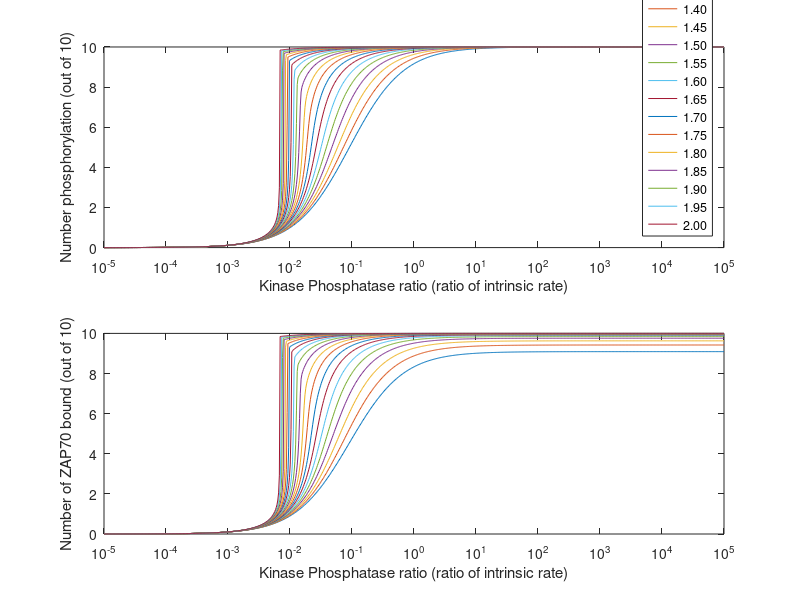
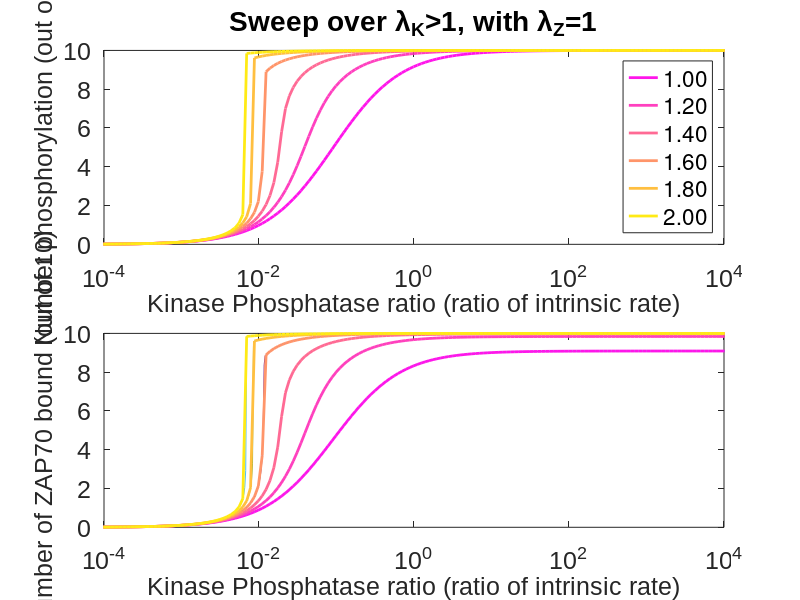

Reproduce these figures in MATLAB, in order.
% Integrative model for nonlinear effects in TCR signaling
% Clemens Dushek Allard 2020

lambdaKArray = 1:0.05:2.0;%1.5;
lambdaZArray = 1.0:-0.1:0.5;

paramArray      = lambdaKArray;
%paramOuterArray = lambdaZArray; % NOT USED

kF0Array = logspace(-5,5,800); % need about 800 for lambdaK big

% storage arrays
PSSArray          = zeros(numel(kF0Array),numel(paramArray));
ZSSArray          = zeros(numel(kF0Array),numel(paramArray));
% nH_Z_Array        = zeros(numel(paramArray),numel(paramOuterArray));
% nH_P_Array        = zeros(numel(paramArray),numel(paramOuterArray));
% nH_thresh_Z_Array = zeros(numel(paramArray),numel(paramOuterArray));
% nH_thresh_P_Array = zeros(numel(paramArray),numel(paramOuterArray));

%figure(4);clf(4);
%figure(5);clf(5);
%figure(21);clf(21);

iParamOuter=1;

if(0) % option whether or not to perform simulation
    
    
    for iParam=1:numel(paramArray) % loop through parameter
        
        for iDose=1:numel(kF0Array) % loop through KP doses
            
            % biophysical parameters
            kK0 = 1; %s-1
            kF0 = kF0Array(iDose); %s-1
            kon0 = 0.1; %s-1
            koff = 0.01; %s-1
            
            N = 10; % number of sites
            
            lambdaK = lambdaKArray(iParam);%1;
            lambdaZ = lambdaZArray(iParamOuter);%1;
            
            % system
            
            dnPdt =@(nP,nZ) kK0*lambdaK.^nP.*lambdaZ.^nZ.*(N-nP) - kF0*lambdaK.^nP.*lambdaZ.^nZ.*(nP-nZ);
            dnZdt =@(nP,nZ) kon0*lambdaK.^nP.*lambdaZ.^nZ.*(nP-nZ) - koff*nZ;
            
            % CONSTANT DEPHOSPHORYLATION RATE
            %dnPdt =@(nP,nZ) kK0*lambdaK.^nP.*lambdaZ.^nZ.*(N-nP) - kF0*(nP-nZ);
            
            [T,X] = ode23s( @(t,x)[dnPdt(x(1),x(2));dnZdt(x(1),x(2))], [0,1e3], [0,0]);
            
            if(0)
                figure(1); %clf;
                hold on;
                plot(T,X(:,1),'-', 'color', [0.5 0 1]); % purple for phosphorylated
                plot(T,X(:,2),'-r'); % red for ZAP
                
                display(iDose);
            end
            
            PSSArray(iDose,iParam) = X(end,1);
            ZSSArray(iDose,iParam) = X(end,2);
            
        end % finished loop through KP doses
        
        % Compute Hill
        KPRatioArray = kK0./kF0Array;
        
        if(any(diff(PSSArray(:,iParam))>0.001))
            nH_P_Array(iParam,iParamOuter) = -1; % set to -1 if it's nonmonotonic increasing.
        else
            
            % quick and dirty nHill using finite differences
            [nHill_finiteDifference, indexMax] = max(diff(log(PSSArray(:,iParam)./(N-PSSArray(:,iParam))))./...
                diff(log(KPRatioArray')));
            
            % if it's not 1, then fit cubic to derivative
            if nHill_finiteDifference > 1.001
                domainStart = max(1,indexMax-5);
                if indexMax == 1
                    domainEnd = 6;
                else
                    domainEnd = indexMax+5;
                end
                
                y = log(PSSArray(:,iParam)./(N-PSSArray(:,iParam)));
                x = log(KPRatioArray');
                diffx = diff(x(domainStart:domainEnd));
                diffy = diff(y(domainStart:domainEnd));
                slope = diffy./diffx;
                
                fit = polyfit(x(domainStart:domainEnd-1),slope,3);
                slope_fit = polyval(fit,x(domainStart:domainEnd-1));
                HillCoeffMaxSlope = max(slope_fit);
                
                nH_P_Array(iParam,iParamOuter) = HillCoeffMaxSlope;
                
                if max(abs(slope_fit-slope))>0.1*(max(slope_fit)-min(slope_fit))
                    display('Cubic fit inaccuracy!');
                end
                
                if (0) % plots for debugging the Hill coefficient calculator
                    figure(5); hold on;
                    subplot(4,1,1);hold on;
                    plot(KPRatioArray,PSSArray(:,iParam))
                    set(gca,'xscale','log');
                    
                    subplot(4,1,2);hold on;
                    plot(KPRatioArray,PSSArray(:,iParam)./(N-PSSArray(:,iParam)))
                    set(gca,'xscale','log','yscale','log');
                    
                    subplot(4,1,3);hold on;
                    plot(x,y)
                    
                    subplot(4,1,4);hold on;
                    plot(x(1:end-1),diff(y)./diff(x))
                    
                    figure(4); hold on;
                    plot(x(domainStart:domainEnd-1), slope,'s')
                    plot(x(domainStart:domainEnd-1), slope_fit,'-');
                    
                    drawnow;
                end
                
            else
                nH_P_Array(iParam,iParamOuter) = 1;
            end
            
        end
        
        if(any(diff(ZSSArray(:,iParam))>0.001))
            nH_Z_Array(iParam,iParamOuter) = -1;  % set to -1 if it's nonmonotonic increasing.
        else
            nH_Z_Array(iParam,iParamOuter) = max(diff(log(ZSSArray(:,iParam)./(N-ZSSArray(:,iParam))))./...
                diff(log(KPRatioArray')));
        end
        
        % threshold definition of hill
        
        [~, iDoseTmp] = min((0.1-ZSSArray(:,iParam)/ZSSArray(1,iParam)).^2);
        EC10 = KPRatioArray(iDoseTmp);
        [~, iDoseTmp] = min((0.5-ZSSArray(:,iParam)/ZSSArray(1,iParam)).^2);
        EC50 = KPRatioArray(iDoseTmp);
        [~, iDoseTmp] = min((0.9-ZSSArray(:,iParam)/ZSSArray(1,iParam)).^2);
        EC90 = KPRatioArray(iDoseTmp);
        
        nH_thresh_Z_Array(iParam,iParamOuter) = log10(81)/log10(EC90/EC10);
        
        [~, iDoseTmp] = min((0.1-PSSArray(:,iParam)/PSSArray(1,iParam)).^2);
        EC10 = KPRatioArray(iDoseTmp);
        [~, iDoseTmp] = min((0.5-PSSArray(:,iParam)/PSSArray(1,iParam)).^2);
        EC50 = KPRatioArray(iDoseTmp);
        [~, iDoseTmp] = min((0.9-PSSArray(:,iParam)/PSSArray(1,iParam)).^2);
        EC90 = KPRatioArray(iDoseTmp);
        
        nH_thresh_P_Array(iParam,iParamOuter) = log10(81)/log10(EC90/EC10);
        
    end % finished sweep through params
    
    
    save('integrativeModel_lambdaKSweep.mat');
    
end % if statement to prevent simulation, just for plot generation

%%

load('integrativeModel_lambdaKSweep.mat');

% Dose response curves


figure(21); clf;
subplot(2,1,1); hold on; box on;
plot(KPRatioArray, PSSArray);
set(gca,'xscale','log');
xlabel('Kinase Phosphatase ratio (ratio of intrinsic rate)');
ylabel('Number phosphorylation (out of 10)')

legend(num2str(paramArray','%3.2f'),'location','southeast')

subplot(2,1,2); hold on; box on;
plot(KPRatioArray, ZSSArray);
set(gca,'xscale','log');
ylabel('Number of ZAP70 bound (out of 10)')
xlabel('Kinase Phosphatase ratio (ratio of intrinsic rate)');


% --- RENDER ------

skip = 4;

uglyColors = 2;
colours= spring(numel(paramArray)+2*uglyColors); 
colours = colours((uglyColors+1):(end-uglyColors),:);
%colours = colours(end:-1:1,:);


figure(101); clf;

pos = get(gcf, 'position');
set(gcf,'units','centimeters','position',[pos(1),pos(2),15,15]);

subplot(2,1,1); hold on; box on;

title('Sweep over \lambda_K>1, with \lambda_Z=1')

for iParam=1:skip:numel(paramArray)
    plot(KPRatioArray(1:skip:end), PSSArray(1:skip:end,iParam),'color',colours(iParam,:),'linewidth',2);
end
set(gca,'xscale','log', 'xlim',[1e-4,1e4],'xtick',10.^(-4:2:4));
xlabel1 = ('Kinase Phosphatase ratio (ratio of intrinsic rate)');
ylabel1 = ('Number phosphorylation (out of 10)');

legend(num2str(paramArray(1:skip:end)','%3.2f'),'location','southeast')

set(gca,'FontName','Arial','FontSize',18);
xlabel(xlabel1,'FontName','Arial','FontSize',18);
ylabel(ylabel1,'FontName','Arial','FontSize',18);

subplot(2,1,2); hold on; box on;
plot(KPRatioArray, ZSSArray(:,1:skip:end));
for iParam=1:skip:numel(paramArray)
    plot(KPRatioArray(1:skip:end), ZSSArray(1:skip:end,iParam),'color',colours(iParam,:),'linewidth',2);
end
set(gca,'xscale','log', 'xlim',[1e-4,1e4],'xtick',10.^(-4:2:4));
ylabel1 = ('Number of ZAP70 bound (out of 10)');
xlabel1 = ('Kinase Phosphatase ratio (ratio of intrinsic rate)');

set(gca,'FontName','Arial','FontSize',18);
xlabel(xlabel1,'FontName','Arial','FontSize',18);
ylabel(ylabel1,'FontName','Arial','FontSize',18);

